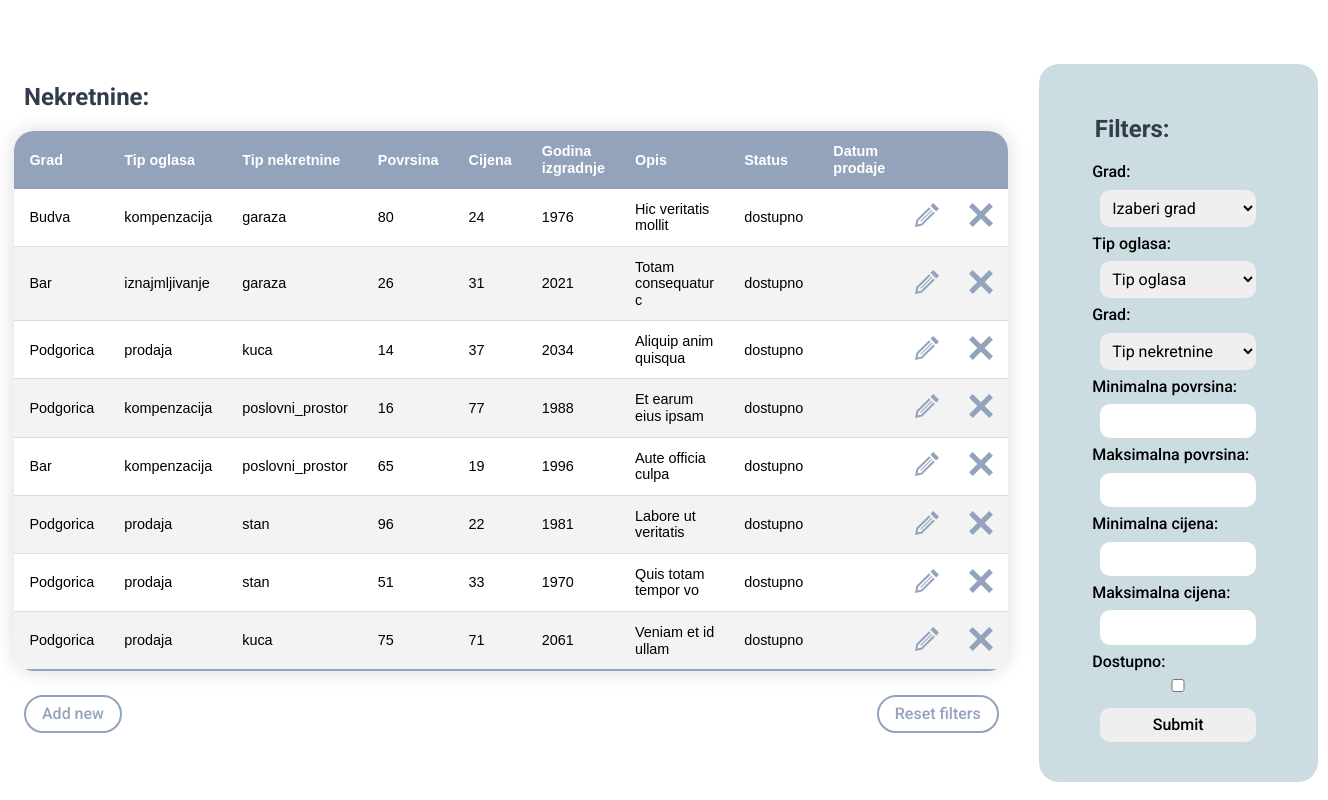
The page / on the database its author committed.
### tables this page shows
CREATE TABLE `nekretnine` (
  `id` int(11) NOT NULL,
  `grad_id` int(11) NOT NULL,
  `tip_oglasa_id` int(11) NOT NULL,
  `tip_nekretnine_id` int(11) NOT NULL,
  `povrsina` decimal(10,0) NOT NULL,
  `cijena` decimal(10,0) NOT NULL,
  `godina_izgradnje` year(4) NOT NULL,
  `opis` text NOT NULL,
  `fotografije` varchar(255) NOT NULL,
  `status` tinyint(1) NOT NULL,
  `datum_prodaje` date DEFAULT NULL
);

CREATE TABLE `gradovi` (
  `id` int(11) NOT NULL,
  `ime` varchar(255) NOT NULL
);

CREATE TABLE `tipovi_oglasa` (
  `id` int(11) NOT NULL,
  `ime` varchar(255) NOT NULL
);

CREATE TABLE `tipovi_nekretnine` (
  `id` int(11) NOT NULL,
  `ime` varchar(255) NOT NULL
);

### index.php (the view, shortened to what this page needs)
<?php
    include 'db.php';
    $where_arr = [];
    $where_arr[] = " 1 = 1 ";
    $where_str = implode("AND", $where_arr);
    $stmt = $pdo->prepare("SELECT *, g.ime AS ime_grada, tipo.ime AS tip_oglasa, tipn.ime AS tip_nekretnine
                            FROM `nekretnine`
                            LEFT JOIN `gradovi` g ON grad_id = g.id
                            LEFT JOIN `tipovi_oglasa` tipo ON tip_oglasa_id = tipo.id
                            LEFT JOIN `tipovi_nekretnine` tipn ON tip_nekretnine_id = tipn.id
                            WHERE $where_str");
    $stmt->execute();
    $stmt->setFetchMode(PDO::FETCH_ASSOC);
?>
<!DOCTYPE html>
<html lang="en">
<head>
    <link rel="stylesheet" href="./index.css">
</head>
<body>
    <div class="table">
        <h2 class="title">Nekretnine: </h2>
        <table>
            <thead>
                <tr>
                    <th>Grad</th>
                    <th>Tip oglasa</th>
                    <th>Tip nekretnine</th>
                    <th>Povrsina</th>
                    <th>Cijena</th>
                    <th>Godina izgradnje</th>
                    <th>Opis</th>
                    <th>Status</th>
                    <th>Datum prodaje</th>
                    <th></th>
                    <th></th>
                </tr>
            </thead>
            <tbody>
                <?php
                    foreach($stmt->fetchAll() as $row) {
                        $id_temp = $row['id'];
                        $row['status'] ? $st = "prodato" : $st = "dostupno";
                        $link1 = "./edit.php?id=$id_temp";
                        $link2 = "./delete.php?id=$id_temp";
                        echo "<tr>";
                        echo "  <td>" . $row['ime_grada'] . "</td>";
                        echo "  <td>" . $row['tip_oglasa'] . "</td>";
                        echo "  <td>" . $row['tip_nekretnine'] . "</td>";
                        echo "  <td>" . $row['povrsina'] . "</td>";
                        echo "  <td>" . $row['cijena'] . "</td>";
                        echo "  <td>" . $row['godina_izgradnje'] . "</td>";
                        echo "  <td>" . $row['opis'] . "</td>";
                        echo "  <td>" . $st . "</td>";
                        echo "  <td>" . $row['datum_prodaje'] . "</td>";
                        echo "  <td><a href='$link1'><img src='edit.svg' /></a></td>";
                        echo "  <td><a href='$link2'><img src='delete.svg' /></a></td>";
                        echo "</tr>";
                    }
                ?>
        </tbody>
        </table>
        <div class="buttons">
            <a class="btn btn-new" href="./new.php">Add new</a>
            <a class="btn btn-new" href="./index.php">Reset filters</a>
        </div>
    </div>
    <div class="form">
        <h2 class="title">Filters:</h2>
        <form action="./index.php" method="GET">
            <label for="grad">Grad:</label>
            <select name="grad_id" id="grad">
                <option value>Izaberi grad</option>
            </select>
            <label for="tip_oglasa">Tip oglasa:</label>
            <select name="tip_oglasa_id" id="tip_oglasa">
                <option value>Tip oglasa</option>
            </select>
            <label for="tip_nekretnine">Grad:</label>
            <select name="tip_nekretnine_id" id="tip_nekretnine">
                <option value>Tip nekretnine</option>
            </select>
            <label for="min_povrsina">Minimalna povrsina:</label>
            <input type="text" name="min_povrsina" id="min_povrsina">
            <label for="max_povrsina">Maksimalna povrsina:</label>
            <input type="text" name="max_povrsina" id="max_povrsina">
            <label for="min_cijena">Minimalna cijena:</label>
            <input type="text" name="min_cijena" id="min_cijena">
            <label for="max_cijena">Maksimalna cijena:</label>
            <input type="text" name="max_cijena" id="max_cijena">
            <label for="status">Dostupno: </label>
            <input type="checkbox" name="status" id="status" value="dostupno">
            <input class="btn" type="submit">
        </form>
    </div>
</body>
</html>

### index.css (style rules this page uses)
body { font-family: 'Roboto', sans-serif; display: flex; margin-top: 4em; }
form { display: flex; flex-direction: column; width: 80%; justify-content: center; margin: auto; }
.form { width: 33%; padding: 2em; font-weight: 500; background-color: #CCDDE2; border-radius: 20px; margin: 0 1em; }
input, select { border: none; border-radius: 10px; padding: 0.5em; margin: 0.5em; outline: 0; }
.btn { font-weight: 500; }
table { border-collapse: collapse; font-size: 0.9em; font-family: sans-serif; min-width: 400px; box-shadow: 0 0 20px rgba(0, 0, 0, 0.15); margin: 0 1em; border-radius: 20px; overflow: hidden; }
table thead tr { background-color: #93A3BC; color: #ffffff; text-align: left; }
th, td { padding: 12px 15px; }
table tbody tr { border-bottom: 1px solid #dddddd; }
table tbody tr:nth-of-type(even) { background-color: #f3f3f3; }
table tbody tr:last-of-type { border-bottom: 2px solid #93A3BC; }
.btn-new { display: inline-block; padding: 0.5em 1em; border-radius: 20px; margin: 1.5em; border: 2px solid #93A3BC; text-decoration: none; color: #93A3BC; }
.buttons { display: flex; justify-content: space-between; }
.title { color: #333c4b; margin-left: 1em; }

### rows shown on the page
nekretnine: grad.ime "Budva", tip_oglasa.ime "kompenzacija", tip_nekretnine.ime "garaza", povrsina "80", cijena "24", godina_izgradnje "1976", opis "Hic veritatis mollit", st "dostupno"
nekretnine: grad.ime "Bar", tip_oglasa.ime "iznajmljivanje", tip_nekretnine.ime "garaza", povrsina "26", cijena "31", godina_izgradnje "2021", opis "Totam consequatur c", st "dostupno"
nekretnine: grad.ime "Podgorica", tip_oglasa.ime "prodaja", tip_nekretnine.ime "kuca", povrsina "14", cijena "37", godina_izgradnje "2034", opis "Aliquip anim quisqua", st "dostupno"
nekretnine: grad.ime "Podgorica", tip_oglasa.ime "kompenzacija", tip_nekretnine.ime "poslovni_prostor", povrsina "16", cijena "77", godina_izgradnje "1988", opis "Et earum eius ipsam", st "dostupno"
nekretnine: grad.ime "Bar", tip_oglasa.ime "kompenzacija", tip_nekretnine.ime "poslovni_prostor", povrsina "65", cijena "19", godina_izgradnje "1996", opis "Aute officia culpa", st "dostupno"
nekretnine: grad.ime "Podgorica", tip_oglasa.ime "prodaja", tip_nekretnine.ime "stan", povrsina "96", cijena "22", godina_izgradnje "1981", opis "Labore ut veritatis", st "dostupno"
nekretnine: grad.ime "Podgorica", tip_oglasa.ime "prodaja", tip_nekretnine.ime "stan", povrsina "51", cijena "33", godina_izgradnje "1970", opis "Quis totam tempor vo", st "dostupno"
nekretnine: grad.ime "Podgorica", tip_oglasa.ime "prodaja", tip_nekretnine.ime "kuca", povrsina "75", cijena "71", godina_izgradnje "2061", opis "Veniam et id ullam", st "dostupno"
